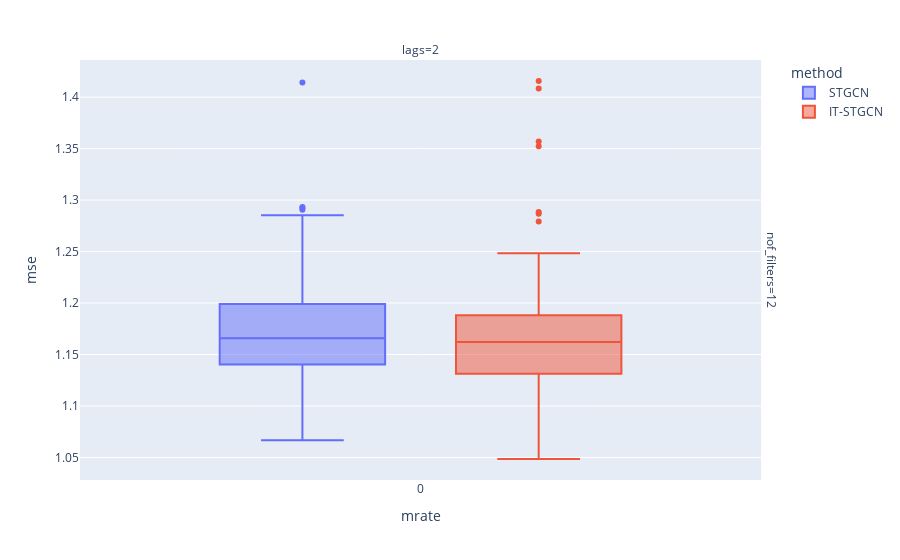

The cell this chart's notebook holds for it:
### Markdown cell above
## Baseline

### Code cell
data.query("method!='GNAR' and mrate==0").plot.box(backend='plotly',x='mrate',color='method',y='mse',facet_col='lags',facet_row='nof_filters',height=600)

### Figure 1 — Plotly figure (JSON) as saved in the notebook; plotly's stock layout.template omitted (floating-point values rounded to 4 significant figures)
{"data": [{"alignmentgroup": "True", "hovertemplate": "method=STGCN<br>nof_filters=12<br>lags=2<br>mrate=%{x}<br>mse=%{y}<extra></extra>", "legendgroup": "STGCN", "marker": {"color": "#636efa"}, "name": "STGCN", "notched": false, "offsetgroup": "STGCN", "orientation": "v", "showlegend": true, "type": "box", "x": [0, 0, 0, 0, 0, 0, 0, 0, 0, 0, 0, 0, 0, 0, 0, 0, 0, 0, 0, 0, 0, 0, 0, 0, 0, 0, 0, 0, 0, 0, 0, 0, 0, 0, 0, 0, 0, 0, 0, 0, 0, 0, 0, 0, 0, 0, 0, 0, 0, 0, 0, 0, 0, 0, 0, 0, 0, 0, 0, 0], "x0": " ", "xaxis": "x", "y": [1.291, 1.213, 1.085, 1.119, 1.193, 1.166, 1.099, 1.164, 1.174, 1.285, 1.11, 1.242, 1.202, 1.187, 1.09, 1.12, 1.105, 1.156, 1.245, 1.158, 1.153, 1.292, 1.248, 1.185, 1.293, 1.196, 1.161, 1.162, 1.089, 1.122, 1.147, 1.163, 1.188, 1.233, 1.179, 1.166, 1.134, 1.161, 1.15, 1.262, 1.17, 1.091, 1.174, 1.067, 1.193, 1.155, 1.213, 1.181, 1.155, 1.171, 1.414, 1.208, 1.125, 1.205, 1.093, 1.128, 1.146, 1.161, 1.167, 1.186], "y0": " ", "yaxis": "y"}, {"alignmentgroup": "True", "hovertemplate": "method=IT-STGCN<br>nof_filters=12<br>lags=2<br>mrate=%{x}<br>mse=%{y}<extra></extra>", "legendgroup": "IT-STGCN", "marker": {"color": "#EF553B"}, "name": "IT-STGCN", "notched": false, "offsetgroup": "IT-STGCN", "orientation": "v", "showlegend": true, "type": "box", "x": [0, 0, 0, 0, 0, 0, 0, 0, 0, 0, 0, 0, 0, 0, 0, 0, 0, 0, 0, 0, 0, 0, 0, 0, 0, 0, 0, 0, 0, 0, 0, 0, 0, 0, 0, 0, 0, 0, 0, 0, 0, 0, 0, 0, 0, 0, 0, 0, 0, 0, 0, 0, 0, 0, 0, 0, 0, 0, 0, 0], "x0": " ", "xaxis": "x", "y": [1.138, 1.154, 1.171, 1.161, 1.123, 1.122, 1.138, 1.177, 1.352, 1.125, 1.141, 1.154, 1.125, 1.189, 1.156, 1.287, 1.152, 1.179, 1.106, 1.234, 1.092, 1.416, 1.084, 1.357, 1.141, 1.107, 1.175, 1.108, 1.049, 1.223, 1.05, 1.192, 1.147, 1.186, 1.147, 1.188, 1.167, 1.192, 1.164, 1.172, 1.147, 1.116, 1.169, 1.181, 1.408, 1.118, 1.2, 1.167, 1.163, 1.155, 1.154, 1.174, 1.211, 1.159, 1.279, 1.112, 1.175, 1.248, 1.288, 1.102], "y0": " ", "yaxis": "y"}], "layout": {"annotations": [{"font": {}, "showarrow": false, "text": "lags=2", "x": 0.49, "xanchor": "center", "xref": "paper", "y": 1, "yanchor": "bottom", "yref": "paper"}, {"font": {}, "showarrow": false, "text": "nof_filters=12", "textangle": 90, "x": 0.98, "xanchor": "left", "xref": "paper", "y": 0.5, "yanchor": "middle", "yref": "paper"}], "autosize": true, "boxmode": "group", "legend": {"title": {"text": "method"}, "tracegroupgap": 0}, "margin": {"t": 60}, "xaxis": {"anchor": "y", "autorange": true, "domain": [0, 0.98], "range": [-0.5019, 0.5019], "title": {"text": "mrate"}, "type": "linear"}, "yaxis": {"anchor": "x", "autorange": true, "domain": [0, 1], "range": [1.028, 1.436], "title": {"text": "mse"}, "type": "linear"}}}
